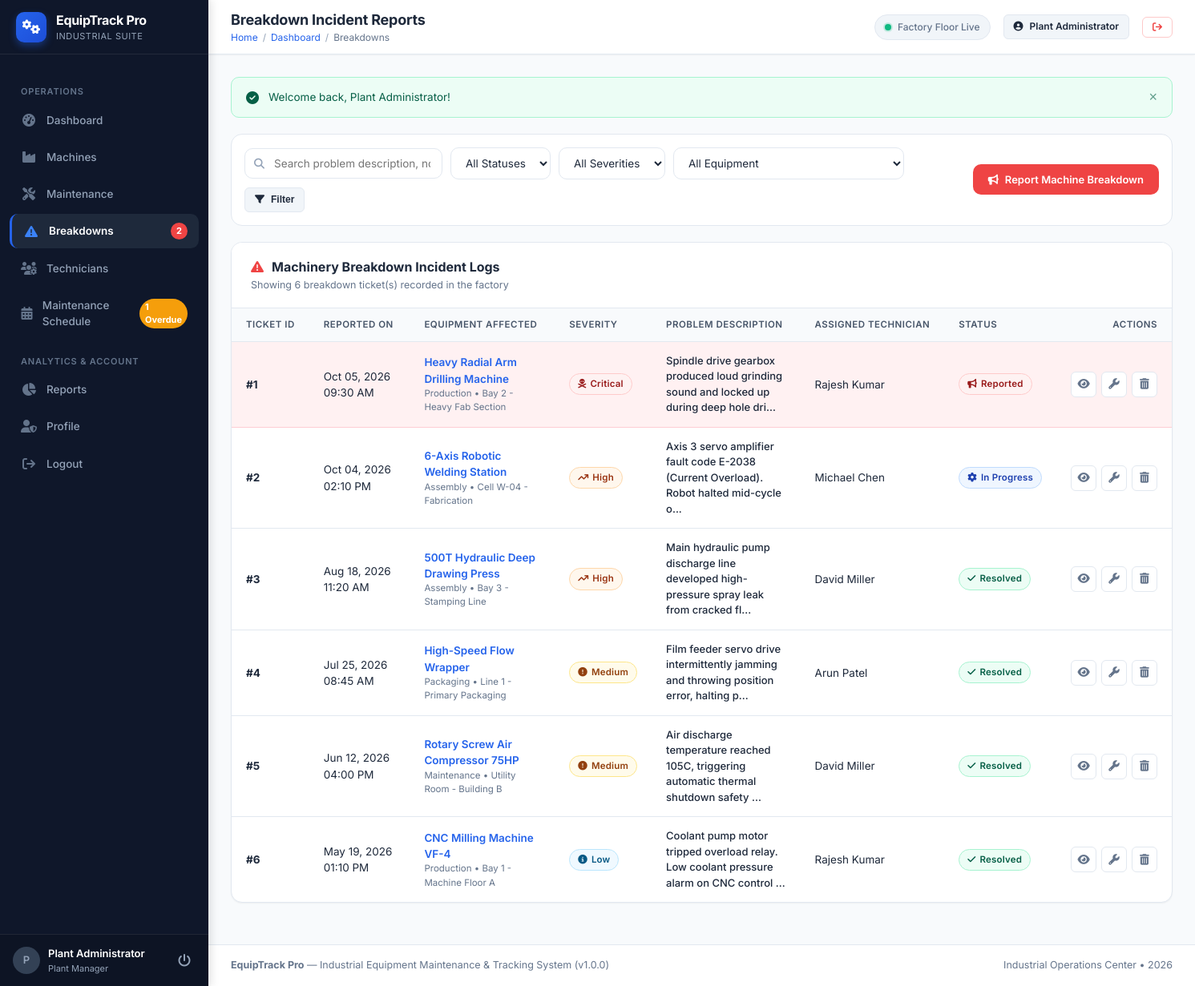
The page /breakdowns/index.php (signed in) on the database its author committed.
### tables this page shows
CREATE TABLE `breakdowns` (
  `id` INT AUTO_INCREMENT PRIMARY KEY,
  `machine_id` INT NOT NULL,
  `reported_date` DATETIME NOT NULL,
  `problem_description` TEXT NOT NULL,
  `severity` ENUM('Low', 'Medium', 'High', 'Critical') DEFAULT 'Medium',
  `technician_id` INT NULL,
  `start_time` DATETIME NULL,
  `resolution_time` DATETIME NULL,
  `status` ENUM('Reported', 'In Progress', 'Resolved') DEFAULT 'Reported',
  `resolution_notes` TEXT NULL,
  `created_at` TIMESTAMP DEFAULT CURRENT_TIMESTAMP,
  INDEX `idx_breakdown_status` (`status`),
  INDEX `idx_breakdown_severity` (`severity`),
  CONSTRAINT `fk_breakdown_machine` FOREIGN KEY (`machine_id`) 
    REFERENCES `machines` (`id`) ON DELETE CASCADE ON UPDATE CASCADE,
  CONSTRAINT `fk_breakdown_technician` FOREIGN KEY (`technician_id`) 
    REFERENCES `technicians` (`id`) ON DELETE SET NULL ON UPDATE CASCADE
);

CREATE TABLE `machines` (
  `id` INT AUTO_INCREMENT PRIMARY KEY,
  `machine_name` VARCHAR(150) NOT NULL,
  `machine_type` VARCHAR(100) NOT NULL,
  `department` VARCHAR(100) NOT NULL,
  `location` VARCHAR(150) NOT NULL,
  `manufacturer` VARCHAR(100) NOT NULL,
  `model_number` VARCHAR(100) NOT NULL,
  `installation_date` DATE NOT NULL,
  `last_maintenance_date` DATE NULL,
  `next_maintenance_date` DATE NULL,
  `status` ENUM('Working', 'Under Maintenance', 'Breakdown', 'Inactive') DEFAULT 'Working',
  `technician_id` INT NULL,
  `created_at` TIMESTAMP DEFAULT CURRENT_TIMESTAMP,
  INDEX `idx_machine_status` (`status`),
  INDEX `idx_machine_dept` (`department`),
  CONSTRAINT `fk_machines_technician` FOREIGN KEY (`technician_id`) 
    REFERENCES `technicians` (`id`) ON DELETE SET NULL ON UPDATE CASCADE
);

CREATE TABLE `technicians` (
  `id` INT AUTO_INCREMENT PRIMARY KEY,
  `name` VARCHAR(100) NOT NULL,
  `employee_id` VARCHAR(50) NOT NULL UNIQUE,
  `department` VARCHAR(100) NOT NULL,
  `specialization` VARCHAR(150) NOT NULL,
  `phone` VARCHAR(25) NOT NULL,
  `email` VARCHAR(100) NOT NULL UNIQUE,
  `joining_date` DATE NOT NULL,
  `status` ENUM('Active', 'Inactive') DEFAULT 'Active',
  `created_at` TIMESTAMP DEFAULT CURRENT_TIMESTAMP
);

### breakdowns/index.php (the view, shortened to what this page needs)
<?php
require_once __DIR__ . '/../includes/functions.php';
$pdo = getDBConnection();
$search = trim($_GET['search'] ?? '');
$query = "
    SELECT b.*,
           m.machine_name, m.department, m.location, m.model_number,
           t.name as technician_name, t.employee_id as technician_code
    FROM breakdowns b
    JOIN machines m ON b.machine_id = m.id
    LEFT JOIN technicians t ON b.technician_id = t.id
    WHERE 1=1
";
$params = [];
$query .= " ORDER BY (b.status != 'Resolved') DESC, b.reported_date DESC";
$stmt = $pdo->prepare($query);
$stmt->execute($params);
$breakdowns = $stmt->fetchAll();
include __DIR__ . '/../includes/header.php';
?>
<div class="filter-bar">
    <form action="<?= url('breakdowns/index.php') ?>" method="GET" class="filter-group" style="flex: 1;">
        <div class="search-box">
            <i class="fa-solid fa-magnifying-glass"></i>
            <input type="text" name="search" class="form-control" placeholder="Search problem description, notes..." value="<?= htmlspecialchars($search) ?>">
        </div>
        <select name="status" class="form-select" style="width: auto;">
            <option value="">All Statuses</option>
        </select>
        <select name="severity" class="form-select" style="width: auto;">
            <option value="">All Severities</option>
        </select>
        <select name="machine_id" class="form-select" style="width: auto;">
            <option value="0">All Equipment</option>
        </select>
        <button type="submit" class="btn btn-secondary btn-sm">
            <i class="fa-solid fa-filter"></i> Filter
        </button>
    </form>
    <div>
        <a href="<?= url('breakdowns/add.php') ?>" class="btn btn-danger">
            <i class="fa-solid fa-bullhorn"></i> Report Machine Breakdown
        </a>
    </div>
</div>
<div class="card">
    <div class="card-header">
        <div>
            <h2 class="card-title"><i class="fa-solid fa-triangle-exclamation" style="color: var(--danger);"></i> Machinery Breakdown Incident Logs</h2>
            <div class="card-subtitle">Showing <?= count($breakdowns) ?> breakdown ticket(s) recorded in the factory</div>
        </div>
    </div>
    <div class="table-responsive">
        <table class="table">
            <thead>
                <tr>
                    <th>Ticket ID</th>
                    <th>Reported On</th>
                    <th>Equipment Affected</th>
                    <th>Severity</th>
                    <th>Problem Description</th>
                    <th>Assigned Technician</th>
                    <th>Status</th>
                    <th style="text-align: right;">Actions</th>
                </tr>
            </thead>
            <tbody>
                <?php if (empty($breakdowns)): ?>
                    <tr>
                        <td colspan="8" class="empty-state">
                            <i class="fa-solid fa-shield-halved" style="color: var(--success);"></i>
                            <h3>No breakdown records reported</h3>
                            <p>No active or historical breakdowns match your filter parameters.</p>
                            <a href="<?= url('breakdowns/add.php') ?>" class="btn btn-danger btn-sm">Report Breakdown Incident</a>
                        </td>
                    </tr>
                <?php else: ?>
                    <?php foreach ($breakdowns as $b):
                        $isCriticalActive = ($b['severity'] === 'Critical' && $b['status'] !== 'Resolved');
                    ?>
                        <tr class="<?= $isCriticalActive ? 'overdue-row' : '' ?>">
                            <td><strong>#<?= $b['id'] ?></strong></td>
                            <td><?= format_datetime($b['reported_date']) ?></td>
                            <td>
                                <a href="<?= url('machines/view.php?id=' . $b['machine_id']) ?>" style="font-weight: 600;">
                                    <?= htmlspecialchars($b['machine_name']) ?>
                                </a>
                                <div style="font-size: 11.5px; color: var(--text-muted);">
                                    <?= htmlspecialchars($b['department']) ?> &bull; <?= htmlspecialchars($b['location']) ?>
                                </div>
                            </td>
                            <td><?= get_severity_badge($b['severity']) ?></td>
                            <td style="max-width: 280px;">
                                <div style="font-weight: 500; font-size: 13px;">
                                    <?= htmlspecialchars(substr($b['problem_description'], 0, 85)) . (strlen($b['problem_description']) > 85 ? '...' : '') ?>
                                </div>
                            </td>
                            <td>
                                <?= !empty($b['technician_name']) ? htmlspecialchars($b['technician_name']) : '<span class="text-muted">Unassigned</span>' ?>
                            </td>
                            <td><?= get_status_badge($b['status']) ?></td>
                            <td style="text-align: right;">
                                <div class="action-buttons" style="justify-content: flex-end;">
                                    <a href="<?= url('breakdowns/view.php?id=' . $b['id']) ?>" class="btn-icon" title="View Incident Ticket">
                                        <i class="fa-solid fa-eye"></i>
                                    </a>
                                    <a href="<?= url('breakdowns/edit.php?id=' . $b['id']) ?>" class="btn-icon" title="Update / Resolve Breakdown">
                                        <i class="fa-solid fa-wrench"></i>
                                    </a>
                                    <a href="<?= url('breakdowns/delete.php?id=' . $b['id']) ?>"
                                       class="btn-icon delete"
                                       title="Delete Breakdown Log"
                                       data-confirm-delete
                                       data-item-name="Breakdown Ticket #<?= $b['id'] ?>">
                                        <i class="fa-solid fa-trash-can"></i>
                                    </a>
                                </div>
                            </td>
                        </tr>
                    <?php endforeach; ?>
                <?php endif; ?>
            </tbody>
        </table>
    </div>
</div>
<?php include __DIR__ . '/../includes/footer.php'; ?>

### includes/functions.php (shortened to what this page needs)
<?php
function url($path = '') {
    $path = ltrim($path, '/');
    $base = defined('BASE_URL') ? BASE_URL : '';
    return ($base ? $base : '') . ($path !== '' ? '/' . $path : '/');
}
function flash_message($key = 'flash', $message = null, $type = 'success') {
    if (!empty($_SESSION['flash'][$key])) {
        $alert = $_SESSION['flash'][$key];
        $typeClass = $alert['type'] === 'error' ? 'alert-danger' : 'alert-' . $alert['type'];
        $icon = 'fa-circle-check';
        return "
        <div class='alert {$typeClass} alert-dismissible fade show' role='alert'>
            <div class='alert-content'>
                <i class='fa-solid {$icon} alert-icon'></i>
                <span>" . htmlspecialchars($alert['message']) . "</span>
            </div>
            <button type='button' class='btn-close' onclick='this.parentElement.remove();' aria-label='Close'>&times;</button>
        </div>";
    }
    return '';
}
function format_datetime($datetime, $default = 'N/A') {
    return date('M d, Y h:i A', strtotime($datetime));
}
function get_status_badge($status) {
    switch (trim($status)) {
        case 'In Progress':
            return "<span class='badge badge-primary'><i class='fa-solid fa-gear fa-spin'></i> In Progress</span>";
        case 'Reported':
            return "<span class='badge badge-danger'><i class='fa-solid fa-bullhorn'></i> Reported</span>";
        case 'Resolved':
            return "<span class='badge badge-success'><i class='fa-solid fa-check'></i> Resolved</span>";
    }
}
function get_severity_badge($severity) {
    switch (trim($severity)) {
        case 'Critical':
            return "<span class='badge badge-danger badge-pulse'><i class='fa-solid fa-skull-crossbones'></i> Critical</span>";
        case 'High':
            return "<span class='badge badge-orange'><i class='fa-solid fa-arrow-trend-up'></i> High</span>";
        case 'Medium':
            return "<span class='badge badge-warning'><i class='fa-solid fa-circle-exclamation'></i> Medium</span>";
        case 'Low':
            return "<span class='badge badge-info'><i class='fa-solid fa-circle-info'></i> Low</span>";
    }
}

### rows shown on the page
breakdowns: id "1", reported_date "Oct 05, 2026 09:30 AM", machine.machine_name "Heavy Radial Arm Drilling Machine", machine.department "Production", machine.location "Bay 2 - Heavy Fab Section", severity "Critical" (drawn), problem_description "Spindle drive gearbox produced loud grinding sound and locked up during deep hole dri", technician.name "Rajesh Kumar", status "Reported" (drawn)
breakdowns: id "2", reported_date "Oct 04, 2026 02:10 PM", machine.machine_name "6-Axis Robotic Welding Station", machine.department "Assembly", machine.location "Cell W-04 - Fabrication", severity "High" (drawn), problem_description "Axis 3 servo amplifier fault code E-2038 (Current Overload). Robot halted mid-cycle o", technician.name "Michael Chen", status "In Progress" (drawn)
breakdowns: id "3", reported_date "Aug 18, 2026 11:20 AM", machine.machine_name "500T Hydraulic Deep Drawing Press", machine.department "Assembly", machine.location "Bay 3 - Stamping Line", severity "High" (drawn), problem_description "Main hydraulic pump discharge line developed high-pressure spray leak from cracked fl", technician.name "David Miller", status "Resolved" (drawn)
breakdowns: id "4", reported_date "Jul 25, 2026 08:45 AM", machine.machine_name "High-Speed Flow Wrapper", machine.department "Packaging", machine.location "Line 1 - Primary Packaging", severity "Medium" (drawn), problem_description "Film feeder servo drive intermittently jamming and throwing position error, halting p", technician.name "Arun Patel", status "Resolved" (drawn)
breakdowns: id "5", reported_date "Jun 12, 2026 04:00 PM", machine.machine_name "Rotary Screw Air Compressor 75HP", machine.department "Maintenance", machine.location "Utility Room - Building B", severity "Medium" (drawn), problem_description "Air discharge temperature reached 105C, triggering automatic thermal shutdown safety", technician.name "David Miller", status "Resolved" (drawn)
breakdowns: id "6", reported_date "May 19, 2026 01:10 PM", machine.machine_name "CNC Milling Machine VF-4", machine.department "Production", machine.location "Bay 1 - Machine Floor A", severity "Low" (drawn), problem_description "Coolant pump motor tripped overload relay. Low coolant pressure alarm on CNC control", technician.name "Rajesh Kumar", status "Resolved" (drawn)

### other values the page prints
$sidebarCounters['breakdowns'] "2"
$sidebarCounters['overdue'] "1"
substr($user['name'] ?? 'A', 0, 1) "P"
$user['name'] "Plant Administrator"
$user['role'] "Plant Manager"
$pageTitle "Breakdown Incident Reports"
$crumbLabel "Dashboard"
$crumbLabel "Breakdowns"
$alert['message'] "Welcome back, Plant Administrator!"
count($breakdowns) "6"
APP_NAME "EquipTrack Pro"
APP_FULL_NAME "Industrial Equipment Maintenance & Tracking System"
APP_VERSION "1.0.0"
